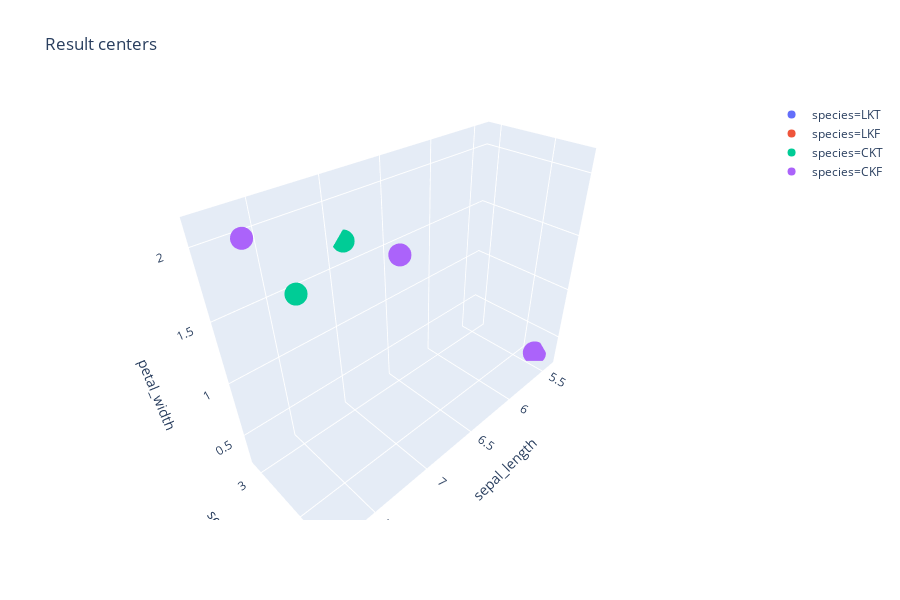

The code cell stored with this chart in its notebook:
### Code cell
fig = px.scatter_3d(centers, x='sepal_length', y='sepal_width', z='petal_width', color='species', title='Result centers')
fig.show()

### Figure 1 — Plotly figure (JSON) as saved in the notebook; plotly's stock layout.template omitted (floating-point values rounded to 4 significant figures)
{"data": [{"hoverlabel": {"namelength": 0}, "hovertemplate": "species=LKT<br>sepal_length=%{x}<br>sepal_width=%{y}<br>petal_width=%{z}", "legendgroup": "species=LKT", "marker": {"color": "#636efa", "symbol": "circle"}, "mode": "markers", "name": "species=LKT", "scene": "scene", "showlegend": true, "type": "scatter3d", "x": [7.8, 5.4, 6.888], "y": [3.8, 3.66, 2.9], "z": [2.1, 0.26, 1.688]}, {"hoverlabel": {"namelength": 0}, "hovertemplate": "species=LKF<br>sepal_length=%{x}<br>sepal_width=%{y}<br>petal_width=%{z}", "legendgroup": "species=LKF", "marker": {"color": "#EF553B", "symbol": "circle"}, "mode": "markers", "name": "species=LKF", "scene": "scene", "showlegend": true, "type": "scatter3d", "x": [7.72, 5.4, 6.42], "y": [3.2, 3.66, 2.96], "z": [2.12, 0.26, 1.42]}, {"hoverlabel": {"namelength": 0}, "hovertemplate": "species=CKT<br>sepal_length=%{x}<br>sepal_width=%{y}<br>petal_width=%{z}", "legendgroup": "species=CKT", "marker": {"color": "#00cc96", "symbol": "circle"}, "mode": "markers", "name": "species=CKT", "scene": "scene", "showlegend": true, "type": "scatter3d", "x": [7.8, 5.4, 6.888], "y": [3.8, 3.66, 2.9], "z": [2.1, 0.26, 1.688]}, {"hoverlabel": {"namelength": 0}, "hovertemplate": "species=CKF<br>sepal_length=%{x}<br>sepal_width=%{y}<br>petal_width=%{z}", "legendgroup": "species=CKF", "marker": {"color": "#ab63fa", "symbol": "circle"}, "mode": "markers", "name": "species=CKF", "scene": "scene", "showlegend": true, "type": "scatter3d", "x": [7.72, 5.4, 6.42], "y": [3.2, 3.66, 2.96], "z": [2.12, 0.26, 1.42]}], "layout": {"height": 600, "legend": {"tracegroupgap": 0}, "scene": {"domain": {"x": [0, 1], "y": [0, 1]}, "xaxis": {"title": {"text": "sepal_length"}}, "yaxis": {"title": {"text": "sepal_width"}}, "zaxis": {"title": {"text": "petal_width"}}}, "title": {"text": "Result centers"}}}
